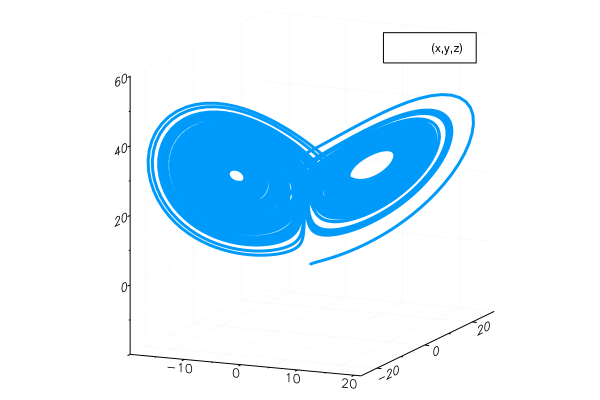

Recreate this plot in Julia.
using DifferentialEquations
using Plots

f = @ode_def LorenzExample begin
  dx = σ*(y-x)
  dy = x*(ρ-z) - y
  dz = x*y - β*z
end σ ρ β

u0 = [1.0;0.0;0.0]
tspan = (0.0,100.0)
p = [10.0,28.0,8/3]
prob = ODEProblem(f,u0,tspan,p)

sol = solve(prob)
p = plot(sol, vars=(1,2,3));
png(p, "lorenz.png")
